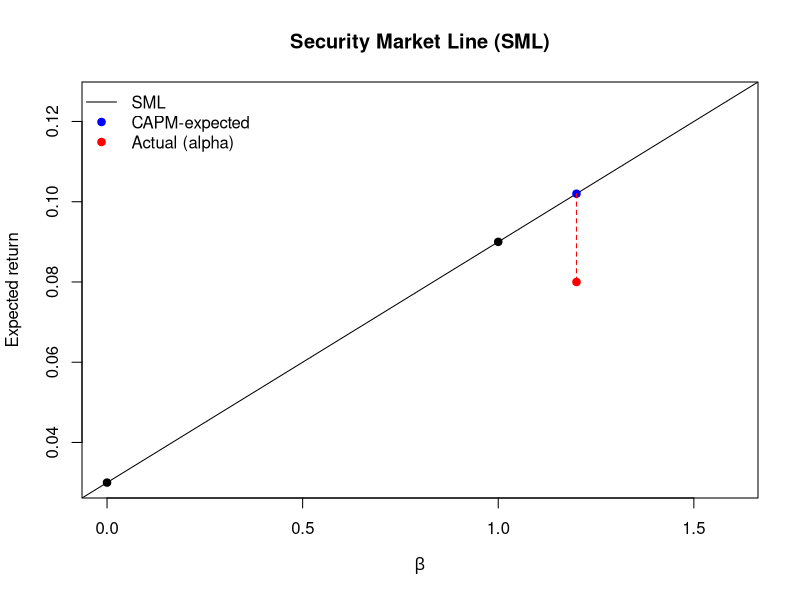

Write R code to recreate this figure.
## ---- chunk 1
knitr::opts_chunk$set(echo = TRUE, message = FALSE, warning = FALSE, fig.width = 6.5, fig.height = 4.2)
## ---- chunk 2
# Inputs
rf   <- 0.03
Rm   <- 0.09
beta <- 1.2
Ract <- 0.08

# CAPM expected return and alpha
Ecapm <- rf + beta * (Rm - rf)
alpha <- Ract - Ecapm

cat(sprintf("CAPM expected return: %.2f%%\n", 100*Ecapm))
cat(sprintf("Actual return: %.2f%%\n", 100*Ract))
cat(sprintf("Performance gap (Actual - CAPM): %.2f%%\n", 100*(Ract - Ecapm)))
cat(sprintf("Alpha: %.2f%%\n", 100*alpha))

if (alpha > 0) message("Over-performs (above SML).") else message("Under-performs (below SML).")
## ---- chunk 3
# Security Market Line plot
plot(c(0, 1.6), c(rf, rf + 1.6*(Rm - rf)), type = "n",
     xlab = expression(beta), ylab = "Expected return",
     main = "Security Market Line (SML)")
abline(a = rf, b = (Rm - rf))                 # SML
points(0, rf, pch = 19)                       # risk-free
points(1, Rm, pch = 19)                       # market
points(beta, Ecapm, pch = 19, col = "blue")   # CAPM-expected for the stock
points(beta, Ract,  pch = 19, col = "red")    # actual point
segments(beta, Ecapm, beta, Ract, col = "red", lty = 2)  # alpha gap
legend("topleft",
       legend = c("SML", "CAPM-expected", "Actual (alpha)"),
       lty = c(1, NA, NA), pch = c(NA, 19, 19),
       col = c("black", "blue", "red"), bty = "n")
